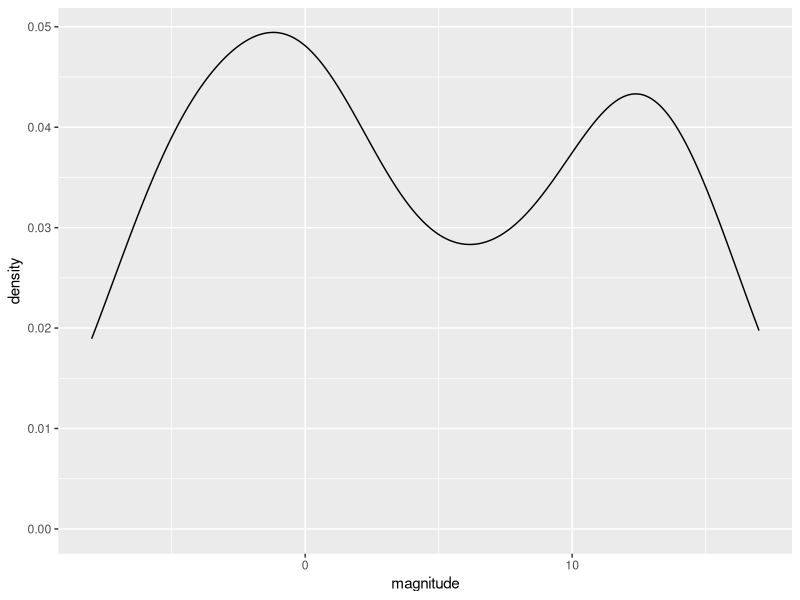
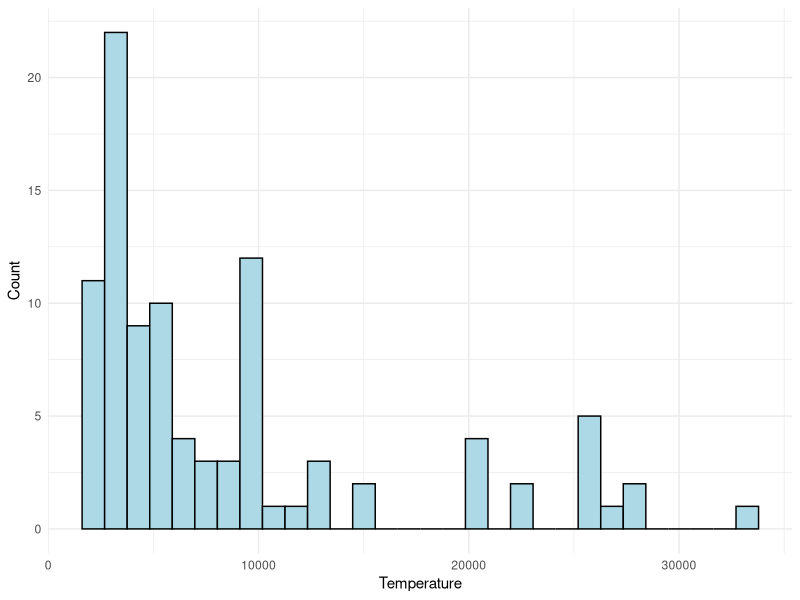
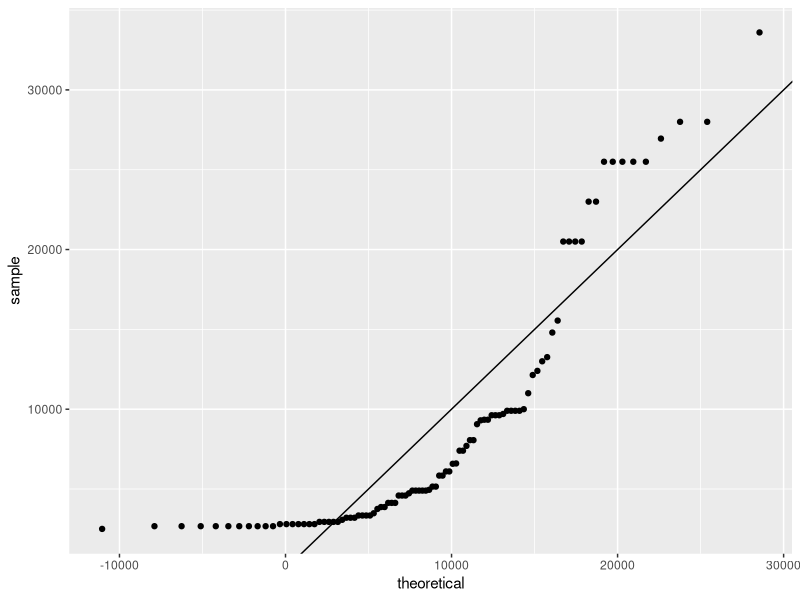
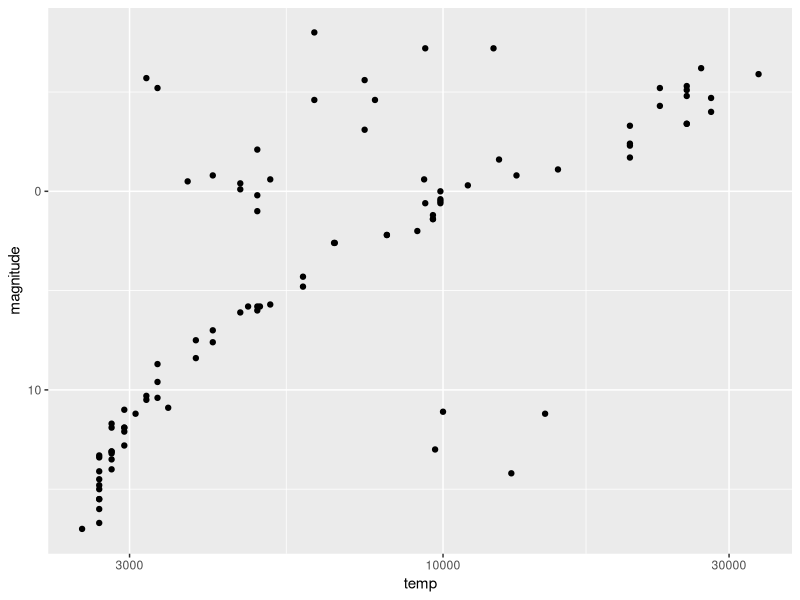
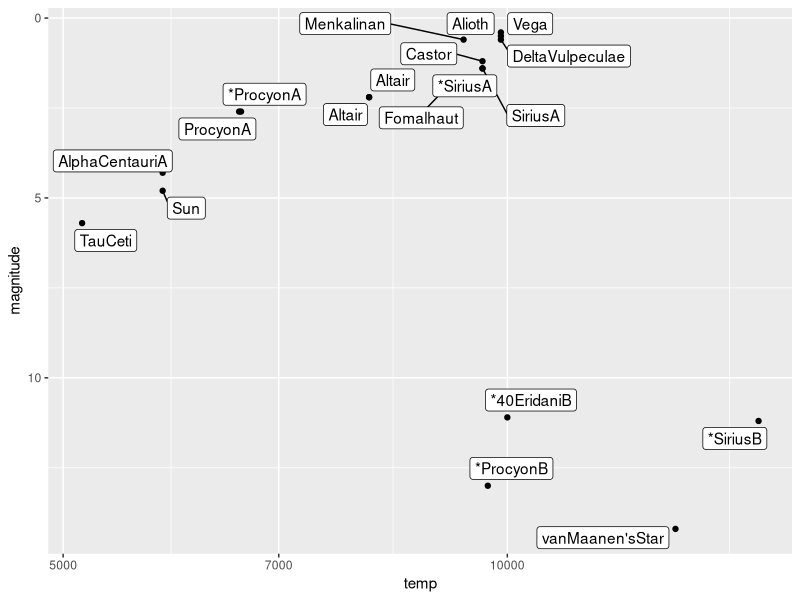

Recreate these plots in R, in order.
library(tidyverse)
library(dslabs)
library(lattice)
library(ggrepel)
data(stars)
options(digits = 3)   # report 3 significant digits


# What is the mean magnitude?
magnitude_mean  <- mean(stars$magnitude)

# What is the standard deviation of magnitude?
magnitude_sd <- sd(stars$magnitude)


# Make a density plot of the magnitude.
#  How many peaks are there in the data?

stars |> ggplot(aes(magnitude)) + 
  geom_density()

# Examine the distribution of star temperature.

# Temperature histogram
stars %>%
  ggplot(aes(temp)) +
  geom_histogram(bins = 30, fill = "lightblue", color = "black") +
  labs(x = "Temperature", y = "Count") +
  theme_minimal()

# Temperature QQ-plot 
params <- stars |> summarize(mean = mean(temp), sd = sd(temp))

ggplot(stars, aes(sample = temp)) +
  geom_qq(dparams = params)+geom_abline()

# Make a scatter plot of the data with temperature on the x-axis and
#  magnitude on the y-axis and examine the relationship between the variables.
#  Recall that lower magnitude means a more luminous (brighter) star.
# Most stars follow a _______________ trend. These are called main sequence stars.

stars |> ggplot(aes(x = temp, y = magnitude)) +
  geom_point() +
  scale_y_reverse() +
  scale_x_continuous(trans = "log10")

# The least lumninous star in the sample with a surface temperature over 
# 5000K is _________.
stars |> filter(temp > 5000, magnitude > 0) |> ggplot(aes(x = temp, y = magnitude, label = star)) +
  geom_point() +
  scale_y_reverse() +
  scale_x_continuous(trans = "log10") +  geom_label_repel()
  
  
  
